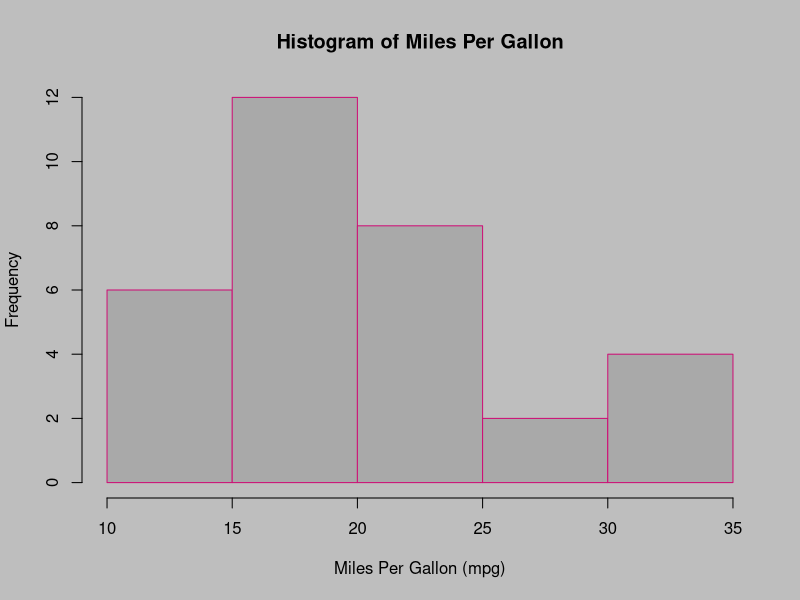
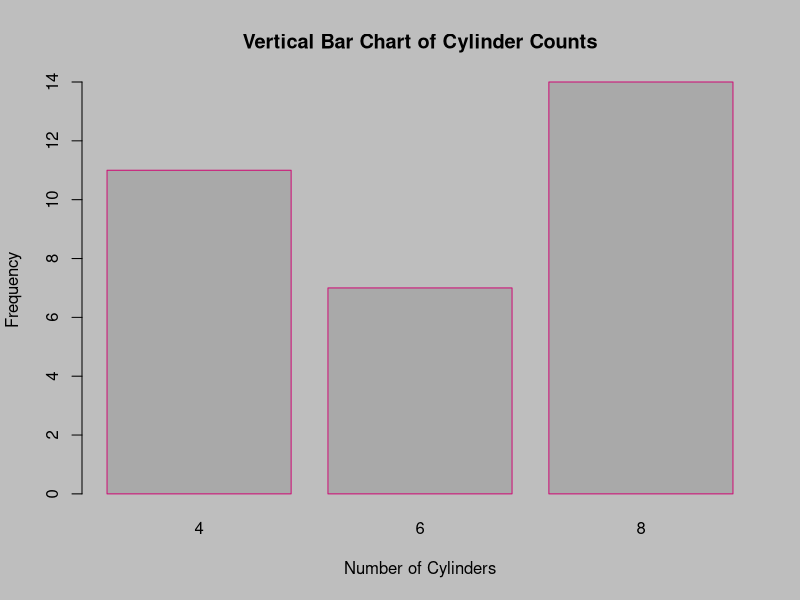
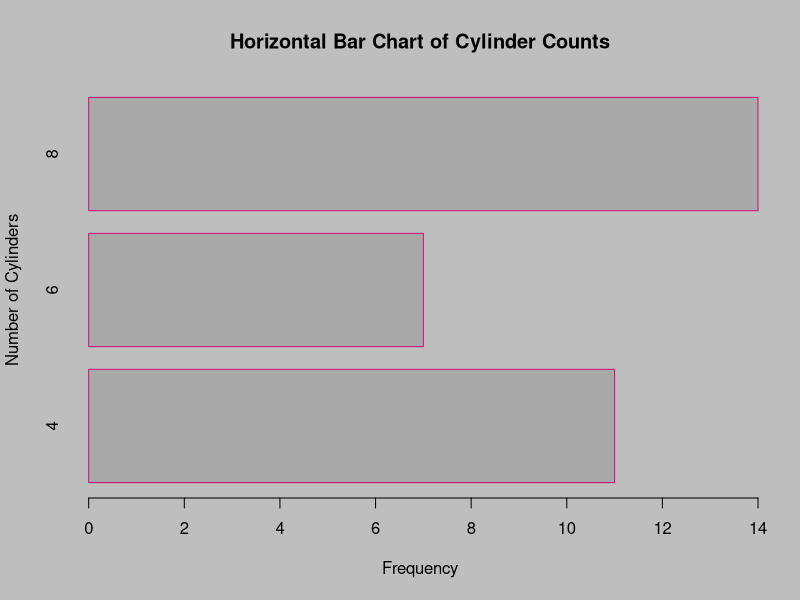
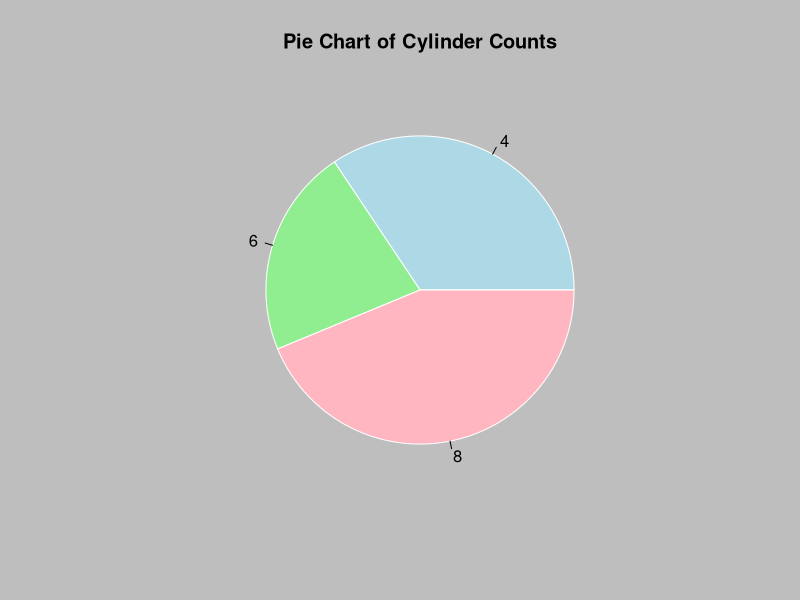
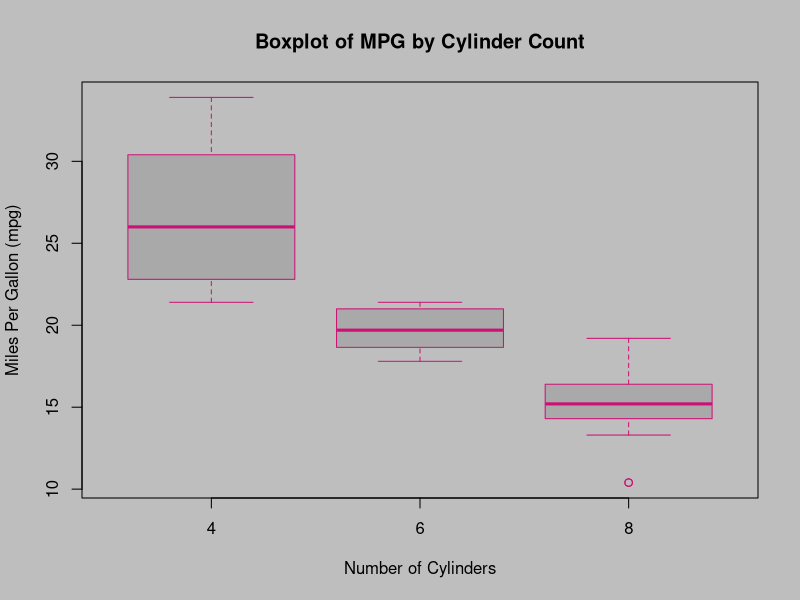
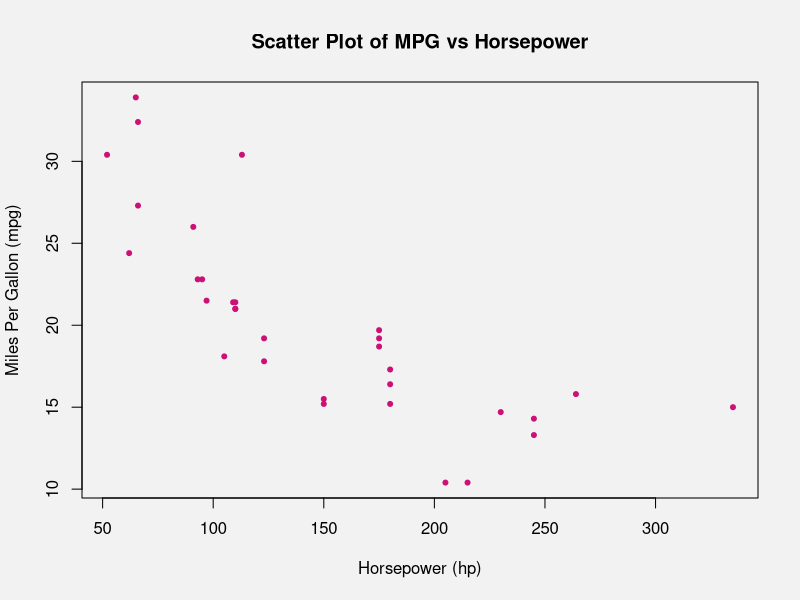
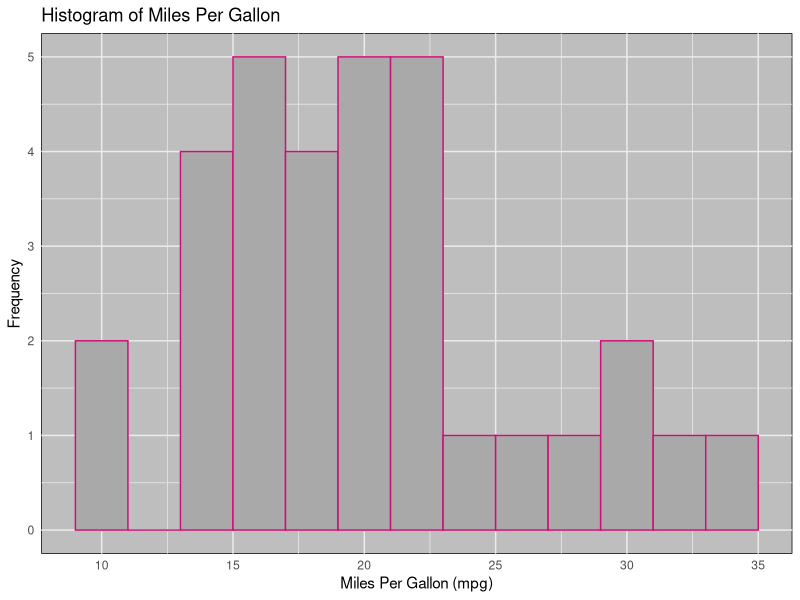
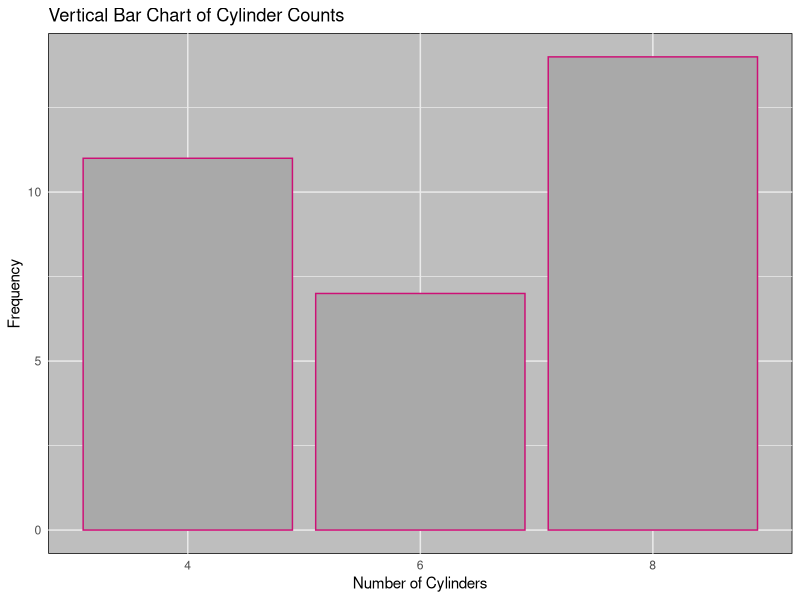

Generate these figures, in order, with R:
## ---- chunk 1
setwd("/Users/adilenegaribay/Dropbox/Quarto/adilenegaribay.github.io")
## histogram
data(mtcars)
par(bg="gray")
hist(mtcars$mpg,
     main = "Histogram of Miles Per Gallon",
     xlab = "Miles Per Gallon (mpg)",
     ylab = "Frequency",
     col = "darkgray",
     border = "deeppink3")
## barchart 
data(mtcars)
cyl_freq <- table(mtcars$cyl)
par(bg = "gray")
barplot(cyl_freq,
        main = "Vertical Bar Chart of Cylinder Counts",
        xlab = "Number of Cylinders",
        ylab = "Frequency",
        col = "darkgray",
        border = "deeppink3")
barplot(cyl_freq,
        main = "Horizontal Bar Chart of Cylinder Counts",
        xlab = "Frequency",
        ylab = "Number of Cylinders",
        col = "darkgray",
        border = "deeppink3",
        horiz = TRUE)
## piechart
data(mtcars)
cyl_freq <- table(mtcars$cyl)
par(bg = "gray")
pie(cyl_freq,
    main = "Pie Chart of Cylinder Counts",
    col = c("lightblue", "lightgreen", "lightpink"),
    border = "white")
## boxplot
data(mtcars)
par(bg = "gray")
boxplot(mpg ~ cyl,
        data = mtcars,
        main = "Boxplot of MPG by Cylinder Count",
        xlab = "Number of Cylinders",
        ylab = "Miles Per Gallon (mpg)",
        col = "darkgray",
        border = "deeppink3")

## scatterplot
data(mtcars)
par(bg = "gray95")
plot(mtcars$hp, mtcars$mpg,
     main = "Scatter Plot of MPG vs Horsepower",
     xlab = "Horsepower (hp)",
     ylab = "Miles Per Gallon (mpg)",
     col = "deeppink3",
     pch = 20)
## ggplot2 graphs
library(ggplot2) 
data(mtcars)
##histogram
ggplot(mtcars, aes(x = mpg)) +
  geom_histogram(binwidth = 2, fill = "darkgray", color = "deeppink3") +
  labs(title = "Histogram of Miles Per Gallon",
       x = "Miles Per Gallon (mpg)",
       y = "Frequency") +
  theme_minimal(base_family = "sans") +
  theme(panel.background = element_rect(fill = "gray"))
## barcharts
ggplot(mtcars, aes(x = factor(cyl))) +
  geom_bar(fill = "darkgray", color = "deeppink3") +
  labs(title = "Vertical Bar Chart of Cylinder Counts",
       x = "Number of Cylinders",
       y = "Frequency") +
  theme_minimal() +
  theme(panel.background = element_rect(fill = "gray"))
ggplot(mtcars, aes(x = factor(cyl))) +
  geom_bar(fill = "darkgray", color = "deeppink3") +
  coord_flip() +
  labs(title = "Horizontal Bar Chart of Cylinder Counts",
       x = "Number of Cylinders",
       y = "Frequency") +
  theme_minimal() +
  theme(panel.background = element_rect(fill = "gray"))
## piechart 
cyl_freq <- as.data.frame(table(mtcars$cyl))
colnames(cyl_freq) <- c("cyl", "freq")

ggplot(cyl_freq, aes(x = "", y = freq, fill = factor(cyl))) +
  geom_bar(stat = "identity", width = 1, color = "white") +
  coord_polar("y") +
  labs(title = "Pie Chart of Cylinder Counts", fill = "Cylinders") +
  theme_void() +
  theme(panel.background = element_rect(fill = "gray"))
#. boxplot
ggplot(mtcars, aes(x = factor(cyl), y = mpg)) +
  geom_boxplot(fill = "darkgray", color = "deeppink3") +
  labs(title = "Boxplot of MPG by Cylinder Count",
       x = "Number of Cylinders",
       y = "Miles Per Gallon (mpg)") +
  theme_minimal() +
  theme(panel.background = element_rect(fill = "gray"))
## scatterplot
ggplot(mtcars, aes(x = hp, y = mpg)) +
  geom_point(color = "deeppink3", size = 2) +
  labs(title = "Scatter Plot of MPG vs Horsepower",
       x = "Horsepower (hp)",
       y = "Miles Per Gallon (mpg)") +
  theme_minimal() +
  theme(panel.background = element_rect(fill = "gray"))
